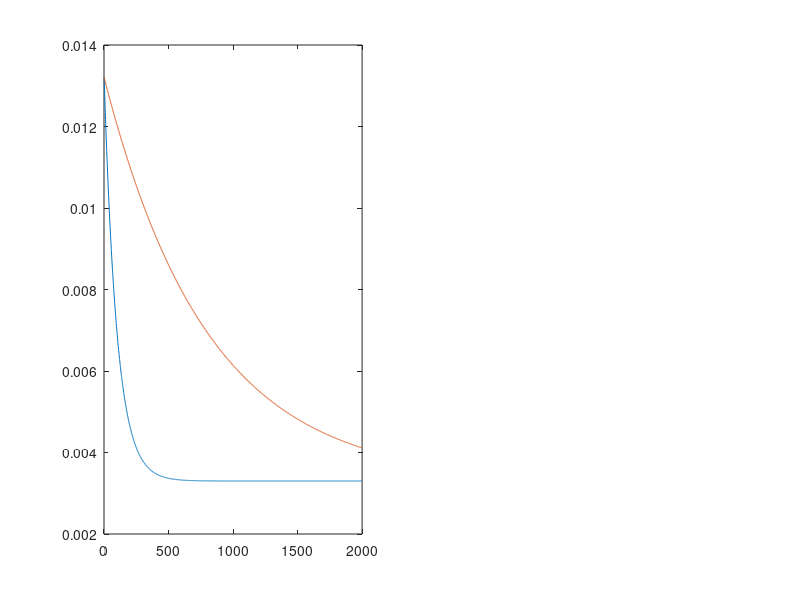

The MATLAB source for this figure: (Note: this script raises an error after producing the figure.)

visit_index = 1:1:2000;
a_tau = 100;
a_scale = 0.0099;
alpha_by_visit = (a_scale * exp(-(visit_index-1)./a_tau)) + 0.0033;
alpha_by_visit_stim = (a_scale * exp(-(visit_index-1)./800)) + 0.0033;

clear Summary_UpdateRule_OptoSim

figure(1); clf; subplot(121); plot(alpha_by_visit); hold on; plot(alpha_by_visit_stim)

reward_sched = [0.59,0.5,0.37,0.36,0.17,0.15];

[port_colmap] = TNC_CreateRBColormap(6,'grima');

sensitivity = [];

p_reward    = zeros(6,numel(visit_index));
p_stay      = zeros(6,numel(visit_index));
yes_reward  = zeros(1,numel(visit_index));

p_reward(:,1)   = 1/6;
p_stay(:,1)     = 0;

epsilon = 0.1;

live_plot = 0;
decay_model = 'minus_alpha'

for opto_on = [0 -1 2 4]

    figure(7+opto_on); clf;
    
    for mice = 1:25
    
        p_reward    = zeros(6,numel(visit_index));
        p_stay      = zeros(6,numel(visit_index));
        yes_reward  = zeros(1,numel(visit_index));
        
        switch opto_on
            case 2
                p_reward(:,1)   = flip(reward_sched);
                p_stay(:,1)     = 0;
            case 4
                p_reward(:,1)   = flip(reward_sched);
                p_stay(:,1)     = 0;
            otherwise
                p_reward(:,1)   = 1/6;
                p_stay(:,1)     = 0;
        end

        for vi = 2:numel(visit_index)
        
            % pass all estimates from previous step
            p_reward(:,vi)   = p_reward(:,vi-1);
            p_stay(:,vi)     = p_stay(:,vi-1);
        
            p_reward(p_reward(:,vi)<=0,vi)=0.001;
            p_reward(p_reward(:,vi)>1,vi)=1;
        
            % choose option
            if rand(1)<=epsilon
                checked_port(vi) = randperm(6,1);
            else
                checked_port(vi) = randsample(6,1,true,p_reward(:,vi));
            end
        
            % rewarded?
            if rand(1)<=reward_sched(checked_port(vi))
                yes_reward(vi)=1;
            end
    
            this_alpha = alpha_by_visit(vi);
            
            switch opto_on
                case -1
                    if checked_port(vi)>2 && yes_reward(vi)==1
                        this_alpha = alpha_by_visit_stim(vi);
                        title('Worst 4 bump (tau)');
                    end
                case 0
                    title('Control simulation');            
                    
                case 1
                    if checked_port(vi)>2 && yes_reward(vi)==1
                        this_alpha = alpha_by_visit(vi)*1.5;
                        title('Worst 4 bump');
                    end
                case 2
                    if yes_reward(vi)==1
                        this_alpha = alpha_by_visit_stim(vi);
                        title('All bump');
                    end
                case 3
                    if checked_port(vi)>3 && yes_reward(vi)==0
                        this_alpha = 0.01; % this is a way to make beta ~ 1
                        title('Unrewarded opto');
                    end
                case 4
                    title('Control switch simulation');            
            end
        
        
            switch decay_model
                case 'minus_alpha'
                    this_beta = 1-this_alpha;
        
                case 'ind_static'
                    this_beta = 0.975;
        
                case 'ind_dynamic'
                    this_beta = 1-(2*this_alpha);
        
            end
        
            % update chosen option
            p_reward(checked_port(vi),vi)   = this_alpha*yes_reward(vi) + this_beta*p_reward(checked_port(vi),vi-1);
            p_stay(checked_port(vi),vi)     = this_alpha*yes_reward(vi) + this_beta*p_stay(checked_port(vi),vi-1);
        
            if live_plot || vi == numel(visit_index)
                % plot current estimates
                figure(7+opto_on);
                subplot(1,6,1:2);
                for ports=1:6
                    if mice==1
                        plot([1 vi],[reward_sched(ports) reward_sched(ports)],'-','Color',[port_colmap(ports,:)  0.1],'LineWidth',4); hold on;
                    end
                    plot(1:vi,p_reward(ports,1:vi),'-','Color',[port_colmap(ports,:) 0.2]);
                end
                axis([0 numel(visit_index) 0 1]); box off; xlabel('visits'); ylabel('P^{estim.} (rew)');
            end
        end
        
        for jj=1:6
            exp_rew_probs(jj) = sum(yes_reward(find(checked_port==jj))) ./ numel(find(checked_port==jj));
            chose_probs(jj) = numel(find(checked_port==jj)) ./ numel(visit_index);
        end
    
        sens_fit = polyfit(log(exp_rew_probs./sum(exp_rew_probs)),log(chose_probs./sum(chose_probs)),1);
        sensitivity(mice) = sens_fit(1);
        
        figure(7+opto_on);
        subplot(1,6,3:4);
        plot([0 1],[0 1],'k--'); hold on;
        quart_inds = [1:400;401:800;801:1200;1201:1600];
        for qi=4
            scatter(reward_sched,median(p_reward(:,quart_inds(qi,:)),2),25*qi,port_colmap,'filled','MarkerFaceAlpha',0.2);
        end
        axis([0 0.8 0 0.8]); box off; ylabel('P^{estim.} (rew)'); xlabel('P(rew)')
        
        figure(7+opto_on);
        subplot(1,6,5:6);
        if mice==1
            hold off;
            plot([-5 0],[-5 0],'k--'); hold on;
        end
        quart_inds = [1:400;401:800;801:1200;1201:1600];
        for qi=4
            scatter(log10(exp_rew_probs./sum(exp_rew_probs)),log10(chose_probs./sum(chose_probs)),25*qi,port_colmap,'filled','MarkerFaceAlpha',0.2);
        end
        axis([-1.5 0 -1.5 0]); box off; xlabel('log reward'); ylabel('log choice');
    
        Summary_UpdateRule_OptoSim.reward_sched             = reward_sched;
        % Summary_UpdateRule_OptoSim.log_reward(mice,:)       = log10(exp_rew_probs./sum(exp_rew_probs));
        % Summary_UpdateRule_OptoSim.log_choice(mice,:)       = log10(chose_probs./sum(chose_probs));
        % Summary_UpdateRule_OptoSim.sims(mice).reward        = yes_reward;
        % Summary_UpdateRule_OptoSim.sims(mice).p_reward      = p_reward;
        % Summary_UpdateRule_OptoSim.sims(mice).checked_port  = checked_port;

        switch opto_on
            
            case -1
                Summary_UpdateRule_OptoSim.rew_prob_observed_4worst(mice,:) = exp_rew_probs;
                Summary_UpdateRule_OptoSim.chosen_port_probs_4worst(mice,:) = chose_probs;

            case 2
                Summary_UpdateRule_OptoSim.rew_prob_observed_all6(mice,:) = exp_rew_probs;
                Summary_UpdateRule_OptoSim.chosen_port_probs_all6(mice,:) = chose_probs;

            case 0
                Summary_UpdateRule_OptoSim.rew_prob_observed(mice,:) = exp_rew_probs;
                Summary_UpdateRule_OptoSim.chosen_port_probs(mice,:) = chose_probs;

        end
    
    end

    figure(7+opto_on);
    subplot(1,6,5:6);
    text(-2,-0.5,['s = ' num2str(mean(sensitivity)) ' +/- ' num2str(std(sensitivity))]);

end
% figure(1); subplot(122); plot(alpha_by_visit); hold on; plot(alpha_by_visit_stim)
